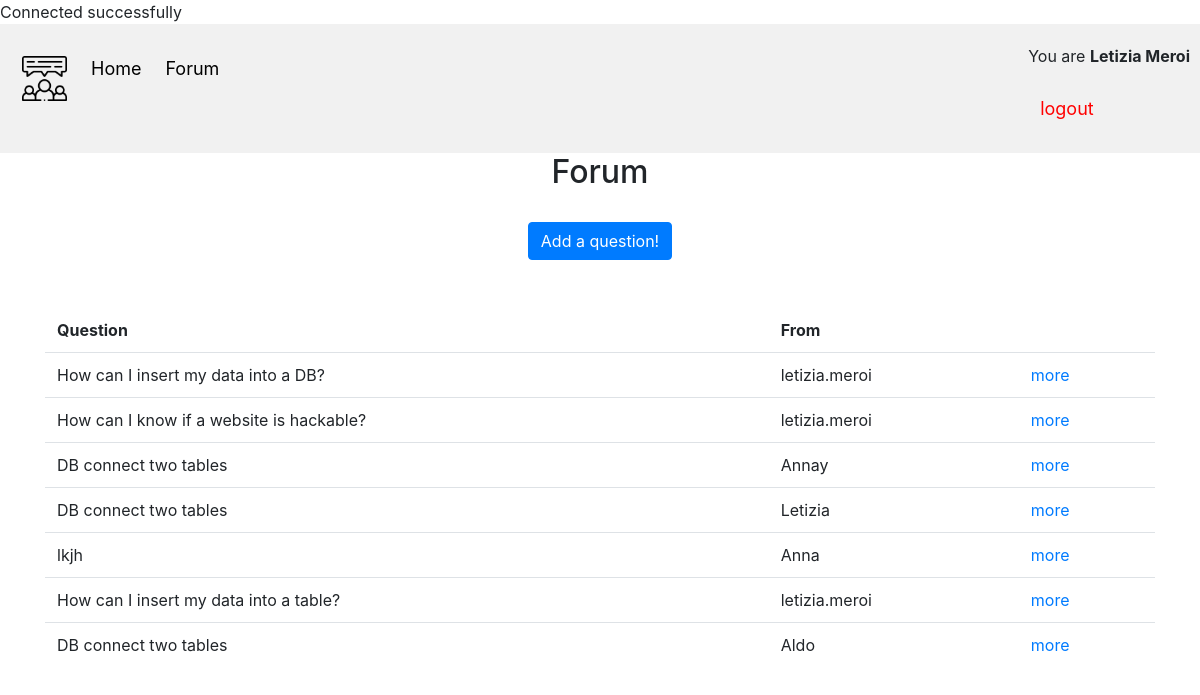
The app's page /SystemSecurity_Insecurewebapp/forum.php (signed in) with its own data.
### tables this page shows
CREATE TABLE `question` (
  `number` double NOT NULL,
  `titleQ` text NOT NULL,
  `bodyQ` text NOT NULL,
  `username` varchar(50) NOT NULL
);

### SystemSecurity_Insecurewebapp/forum.php (the view, shortened to what this page needs)
<?php
include('server.php');
?>
<!DOCTYPE html>
<html>
	<head>
		<link rel="stylesheet" type="text/css" href="style.css">
		<link rel="stylesheet" href="https://stackpath.bootstrapcdn.com/bootstrap/4.4.1/css/bootstrap.min.css">
	</head>
	<body>
	<div class="header">
		<a href="index.php" class="logo"><img src="chat.png" style="width: 45px"></a>
		<a href="index.php" class="home">Home</a>
		<a href="forum.php" class="forum">Forum</a>
		<div class="header-right">
			<?php  if (isset($_SESSION['username'])) : ?>
				<p>You are <strong><?php echo $_SESSION['username']; ?></strong></p>
				<p> <a href="../SystemSecurity_Insecurewebapp/index.php?logout='1'" style="color: red;">logout</a> </p>
				<?php else: ?>
					<a class="active" href="login.php">LOGIN</a>
					<a href="register.php">SIGN IN</a>
			<?php endif ?>
		</div>
	</div>
	<div style=" text-align: center;" class="content">
		<h2>Forum</h2>
		<br><br>
		<div class = "content" style="text-align: center; margin-top: -25px;">
			<?php
				if (isset($_SESSION['username'])){
					echo "<a href = '../SystemSecurity_Insecurewebapp/question.php'> <button class='btn btn-primary' name='submit'> Add a question! </button> </a>";
				}
				else {
					echo "<h5>You need to <a href = '../SystemSecurity_Insecurewebapp/login.php'>login</a> to ask a question!</h5>";
				}
			?>
		</div>
		<?php
			$sql = "SELECT * FROM question";
			$result = $conn->query($sql);
    	?>
	<div class="contentt">
	<br>  <br>
	<div class="container">
		<table class="table" style="margin: auto; border-top:none;" >
		<thead>
			<tr>
			<th scope="col"  style="border:none;">Question</th>
			<th scope="col"  style="border:none;">From</th>
			</tr>
		</thead>
		<tbody>
		<?php
			if($result->num_rows > 0) {
				while ($row = $result-> fetch_assoc()){
					echo " <tr>
						<td>" .$row["titleQ"]."</td>
						<td>" .$row["username"]."</td>
						<td> <a href='../SystemSecurity_Insecurewebapp/selection.php?number=".$row["number"]."'> more </a> </td>
					</tr>";
				}
			}
			else {
				echo "No Results";
			}
			?>
	</tbody>
		</table>
	</div>
		</div>
	</body>
</html>

### SystemSecurity_Insecurewebapp/style.css (style rules this page uses)
body { font-size: 120%; background: #F8F8FF; text-align: center; }
.header { overflow: hidden; background-color: #f1f1f1; padding: 20px 10px; }
.header a { float: left; color: black; text-align: center; padding: 12px; text-decoration: none; font-size: 18px; line-height: 25px; border-radius: 4px; }
.header a.logo { font-size: 25px; font-weight: bold; }
.header-right { float: right; }
.btn { padding: 10px; font-size: 15px; color: white; background: #5F9EA0; border: none; border-radius: 5px; }

### records on screen
question: titleQ "How can I insert my data into a DB?", username "letizia.meroi"
question: titleQ "How can I know if a website is hackable?", username "letizia.meroi"
question: titleQ "DB connect two tables", username "Annay"
question: titleQ "DB connect two tables", username "Letizia"
question: titleQ "lkjh", username "Anna"
question: titleQ "How can I insert my data into a table?", username "letizia.meroi"
question: titleQ "DB connect two tables", username "Aldo"

### other values on screen
$_SESSION['username'] "Letizia Meroi"
